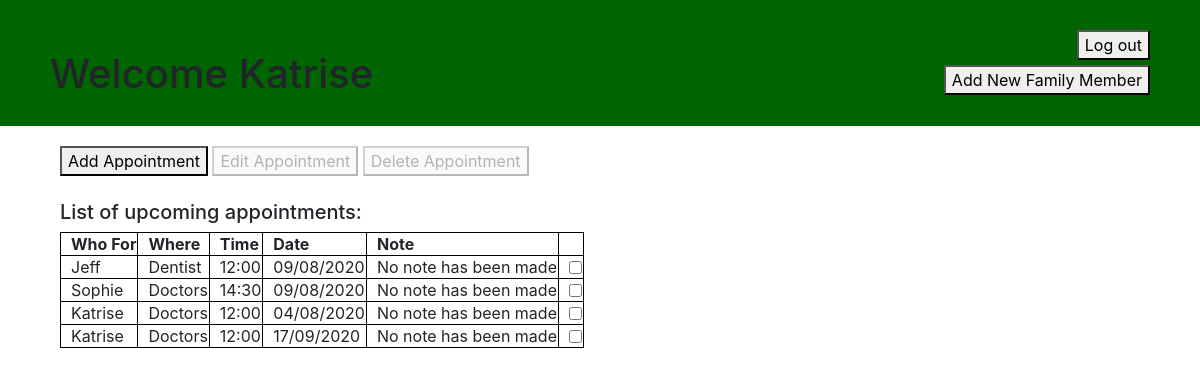
/Application/Website/ParentView.php (signed in), run on the app's committed database.
### tables this page shows
CREATE TABLE `appointments` (
  `Appointment_ID` int(11) NOT NULL,
  `Member_ID` int(11) NOT NULL,
  `Family_ID` int(11) NOT NULL,
  `Appointment_Location` varchar(225) NOT NULL,
  `Appointment_Time` varchar(10) NOT NULL,
  `Appointment_Date` varchar(15) NOT NULL,
  `Appointment_Note` varchar(225) DEFAULT NULL
);

### Application/API/API_functions.php (called while the page is built, shortened)
<?php
function getConnection()
{
    $dataSourceName = 'mysql:dbname='.DataBase.';host='.SeverHTML;
    $dbConnection = null;
    try
    {
        $dbConnection = new PDO($dataSourceName, User, Pass);
    }  catch (PDOException $err)
    {
        echo 'Connection failed: ', $err->getMessage();
    }
    return $dbConnection;
}
function getAllAppointments($Family, $Member){
    $statement = getConnection()->prepare("SELECT * FROM appointments  WHERE Family_ID = '". $Family . "'");
    $statement->execute();
    return $statement->fetchAll(PDO::FETCH_ASSOC);
}
function getMemberName($input){
    $statement = getConnection()->prepare("SELECT Member_Name FROM members WHERE Member_ID = '" . $input . "'");
    $statement->execute();
    $resultSet = $statement->fetchAll(PDO::FETCH_ASSOC);
    return tosend($resultSet);
}
function tosend($resultSet){
    if ($resultSet != null) {
        $columns = empty($resultSet) ? array() : array_keys($resultSet[0]);
        if ($columns != "placeholder") {
            foreach ($resultSet as $row) {
                foreach ($row as $cell) {
                    $send = $cell;
                }
            }
        }
        return $send;
    }
}

### Application/API/GetAppointments.php (called while the page is built, shortened)
<?php
include_once 'API_functions.php';
if (isset($_SESSION['user'])) {
    $Appts = getAllAppointments($_SESSION["family"], $_SESSION["member"]);
}
function getApptName($cell)
{
    return getMemberName($cell);
}

### Application/Website/ParentView.php (the view, shortened to what this page needs)
<?php
include_once 'Extras/Stylesheet.php';
include_once  '../API/GetAppointments.php';
?>
<html>
<div class="header">
    <h1>Welcome <?php echo $_SESSION["name"]?></h1>
    <button onclick="Logout()" style="position: absolute; right: 50px; top: 30px">Log out</button>
    <button onclick="formview('Newmember')" style="position: absolute; right: 50px; top: 65px">Add New Family Member</button>
</div>
<body onload="onload()">
<div class="views" style="padding-top: 20px; max-width: 50%;">
    <div class="w3-content" style="padding-left: 50px;">
        <button onclick="formview('Addform')" id="btn_Add">Add Appointment</button>
        <button onclick="formview('Editform')" id="btn_Edit" disabled="false">Edit Appointment</button>
        <button onclick="formview('Deleteform')" id="btn_Delete" disabled="false">Delete Appointment</button>
        <br><br>
    </div>
    <div class="w3-content" style="padding-left: 50px;" >
        <h5>List of upcoming appointments:</h5>
        <div>
            <table id="maintable">
                <tr>
                    <th>Who For</th>
                    <th>Where</th>
                    <th>Time</th>
                    <th>Date</th>
                    <th>Note</th>
                </tr>
                <tr>
                     <?php
                     $results = $_SESSION["Appts"];
                     $x = 0;
                     $checkname = "";
                     $y = 1;
                     if ($results != null) {
                         foreach ($results as $row) {
                             foreach ($row as $cell) {
                                 if ($x == 0) {
                                 } else if ($x == 2) {
                                 } else if ($cell == null) {
                                 } else {
                                     if ($x == 1) {
                                         $cell = getApptName($cell);
                                     }
                                     $checkname .= $cell;
                                     $checkname .= "^/";
                                     echo "<td>", $cell, "</td>";
                                     if ($x == 6) {
                                         $checkname .= "un";
                                         echo "<td>", "<input type='checkbox' id='" . $y . "' name='" . $checkname . "' onchange='getdetails(this)'>", "</td>";
                                     }
                                 }
                                 $x = $x + 1;
                             }
                             $y = $y + 1;
                             $x = 0;
                             $checkname = "";
                         }
                         }
                     ?>
                </tr>
            </table>
        </div>
    </div>
</div>
</body>
</html>

### Application/Website/Extras/Stylesheet.php (style rules this page uses)
.header { max-width: 100%; padding-left: 50px; padding-top: 50px; padding-bottom: 20px; background-color: darkgreen; }
.views { max-width: 100%; float: left; width: 50%; padding: 10px; }
table, th, td { padding-left: 10px; border: 1px solid black; border-collapse: collapse; }
th { text-align: left; }

### data on the page
appointments: cell "Jeff", Appointment_Location "Dentist", Appointment_Time "12:00", Appointment_Date "09/08/2020", Appointment_Note "No note has been made"
appointments: cell "Sophie", Appointment_Location "Doctors", Appointment_Time "14:30", Appointment_Date "09/08/2020", Appointment_Note "No note has been made"
appointments: cell "Katrise", Appointment_Location "Doctors", Appointment_Time "12:00", Appointment_Date "04/08/2020", Appointment_Note "No note has been made"
appointments: cell "Katrise", Appointment_Location "Doctors", Appointment_Time "12:00", Appointment_Date "17/09/2020", Appointment_Note "No note has been made"

### other printed values
$_SESSION["name"] "Katrise"
